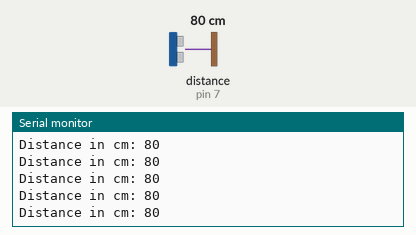
Bench run of a sketch on a simulated Arduino Uno, built with avr-gcc and run on an emulated ATmega328P. On the bench: the last lines printed to the serial monitor. Wiring (inferred from the names in the program): ultrasonic range finder: trigger pin 4; echo pin 7. Inputs (shaded band) come from the test bench; at power-on: distance to the obstacle (sensor on pin 7) 80 cm. The echo pulse lasts 58.3 µs per cm.

Above: at 1.2 s.
1.3 s: distance to the obstacle (sensor on pin 7) set to 2 cm
At 1.38 s:
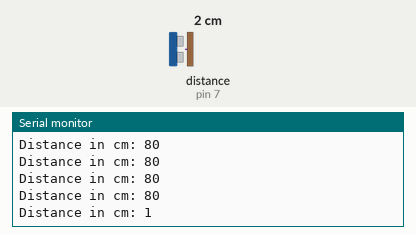
4.3 s: distance to the obstacle (sensor on pin 7) set to 250 cm
At 4.41 s:
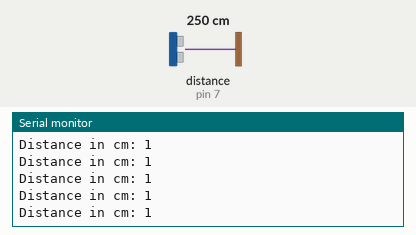
Timing chart, 0 to 7.3 s (numbered marks = the images above; inputs shaded):
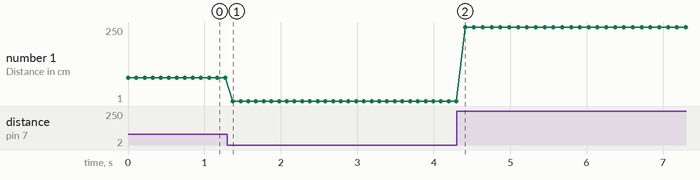

Measured:
- after the input at 1.3 s, the serial monitor: prints a new line after 0.07 s (image 1)
- plotted number 1: 80 → 1 after the input at 1.3 s, 1 → 250 after the input at 4.3 s

The sketch:

UltrasoundingDistance.ino
```cpp
const int outPin = 4;
const int inPin = 7;

void setup(){
  Serial.begin(9600);

  pinMode(outPin, OUTPUT);
  pinMode(inPin, INPUT);
}

void loop() {
  long  duration, cm;

  // Sends a signal on the output pin
  digitalWrite(outPin, LOW);
  delayMicroseconds(2);
  digitalWrite(outPin, HIGH);
  delayMicroseconds(5);
  digitalWrite(outPin, LOW);

  // Listen for the signal
  duration = pulseIn(inPin, HIGH);

  // Get the distance
  cm = microsecondsToCentimeters(duration);

  Serial.print("Distance in cm: ");
  Serial.print(cm);
  Serial.println();

  delay(100);
}

long microsecondsToCentimeters(long microseconds){
  return microseconds / 29 / 2;
}
```
